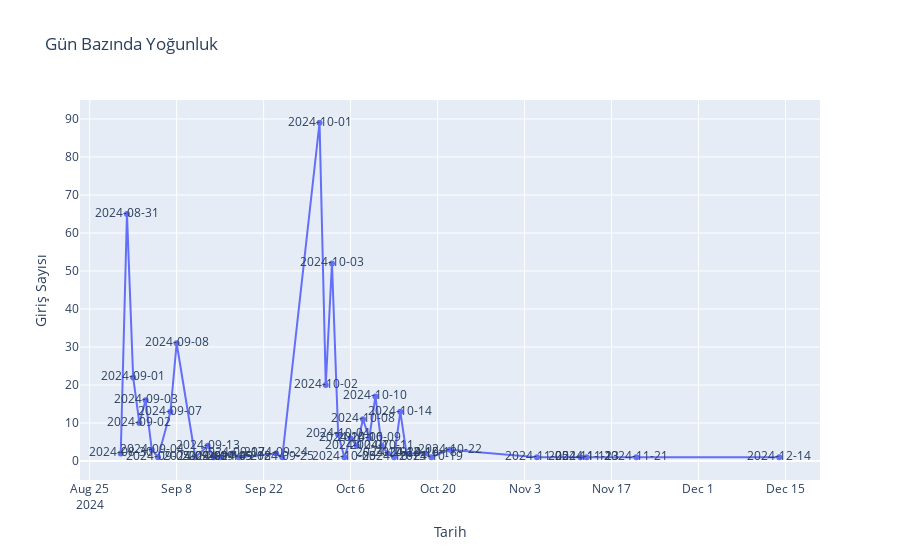

Notebook code for this chart:
### Code cell
fig = px.line(daily_counts, x='Tarih', y='Giriş Sayısı',
              title='Gün Bazında Yoğunluk',text="Tarih")
fig.show()

### Figure 1 — Plotly figure (JSON) as saved in the notebook; plotly's stock layout.template omitted (floating-point values rounded to 4 significant figures)
{"data": [{"hovertemplate": "Tarih=%{text}<br>Giriş Sayısı=%{y}<extra></extra>", "legendgroup": "", "line": {"color": "#636efa", "dash": "solid"}, "marker": {"symbol": "circle"}, "mode": "text+markers+lines", "name": "", "orientation": "v", "showlegend": false, "text": ["2024-08-30", "2024-08-31", "2024-09-01", "2024-09-02", "2024-09-03", "2024-09-04", "2024-09-05", "2024-09-07", "2024-09-08", "2024-09-11", "2024-09-13", "2024-09-14", "2024-09-15", "2024-09-17", "2024-09-18", "2024-09-24", "2024-09-25", "2024-10-01", "2024-10-02", "2024-10-03", "2024-10-04", "2024-10-05", "2024-10-06", "2024-10-07", "2024-10-08", "2024-10-09", "2024-10-10", "2024-10-11", "2024-10-12", "2024-10-13", "2024-10-14", "2024-10-15", "2024-10-18", "2024-10-19", "2024-10-22", "2024-11-05", "2024-11-12", "2024-11-13", "2024-11-21", "2024-12-14"], "type": "scatter", "x": ["2024-08-30", "2024-08-31", "2024-09-01", "2024-09-02", "2024-09-03", "2024-09-04", "2024-09-05", "2024-09-07", "2024-09-08", "2024-09-11", "2024-09-13", "2024-09-14", "2024-09-15", "2024-09-17", "2024-09-18", "2024-09-24", "2024-09-25", "2024-10-01", "2024-10-02", "2024-10-03", "2024-10-04", "2024-10-05", "2024-10-06", "2024-10-07", "2024-10-08", "2024-10-09", "2024-10-10", "2024-10-11", "2024-10-12", "2024-10-13", "2024-10-14", "2024-10-15", "2024-10-18", "2024-10-19", "2024-10-22", "2024-11-05", "2024-11-12", "2024-11-13", "2024-11-21", "2024-12-14"], "xaxis": "x", "y": [2, 65, 22, 10, 16, 3, 1, 13, 31, 1, 4, 1, 1, 2, 1, 2, 1, 89, 20, 52, 7, 1, 6, 4, 11, 6, 17, 4, 2, 1, 13, 2, 2, 1, 3, 1, 1, 1, 1, 1], "yaxis": "y"}], "layout": {"legend": {"tracegroupgap": 0}, "title": {"text": "Gün Bazında Yoğunluk"}, "xaxis": {"anchor": "y", "domain": [0, 1], "title": {"text": "Tarih"}}, "yaxis": {"anchor": "x", "domain": [0, 1], "title": {"text": "Giriş Sayısı"}}}}
